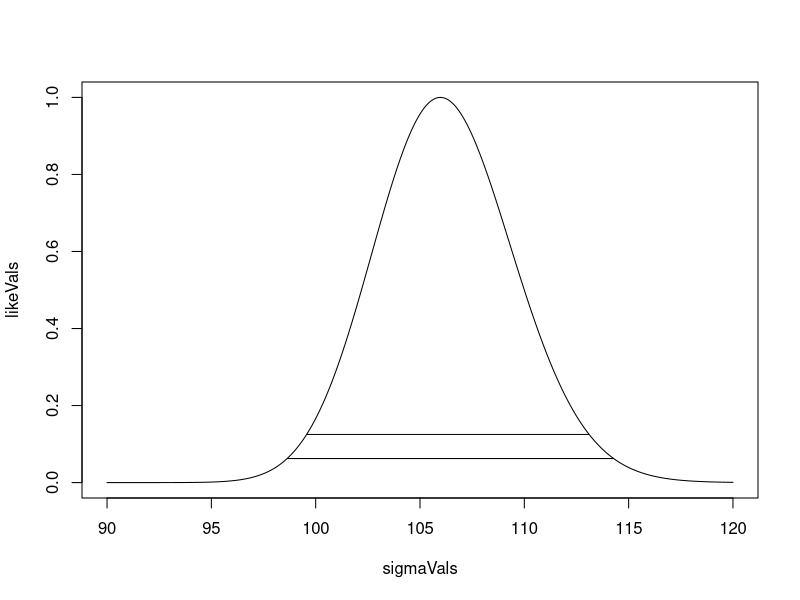
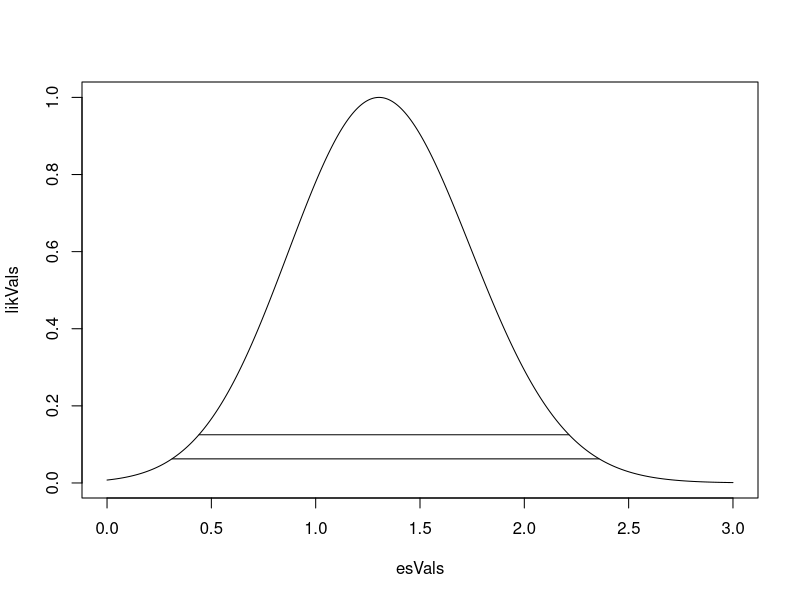

Reproduce these figures in R, in order.
S2<-105.977^2
n<-513
alpha<-0.05
qtiles<-qchisq(c(alpha/2,1-alpha/2),n-1)
ival<-rev((n-1)*S2/qtiles)
sqrt(ival)
sigmaVals<-seq(90,120,length=1000)
likeVals<-dgamma((n-1)*S2,shape=(n-1)/2,scale=2*sigmaVals^2)
likeVals<-likeVals/max(likeVals)
plot(sigmaVals,likeVals,type="l")
lines(range(sigmaVals[likeVals>=1/8]),c(1/8,1/8))
lines(range(sigmaVals[likeVals>=1/16]),c(1/16,1/16))
data(sleep)
g1<-sleep$extra[1:10]
g2<-sleep$extra[11:20]
difference<-g2-g1
mn<-mean(difference)
s<-sd(difference)
n<-10
mn+c(-1,1)*qt(0.975,n-1)*s/sqrt(n)
t.test(difference)$conf.int
##Starting after the code for the t interval
tStat<-sqrt(n)*mn/s
esVals<-seq(0,3,length=1000)
likVals<-dt(tStat,n-1,ncp=sqrt(n)*esVals)
likVals<-likVals/max(likVals)
plot(esVals,likVals,type="l")
lines(range(esVals[likVals>1/8]),c(1/8,1/8))
lines(range(esVals[likVals>1/16]),c(1/16,1/16))